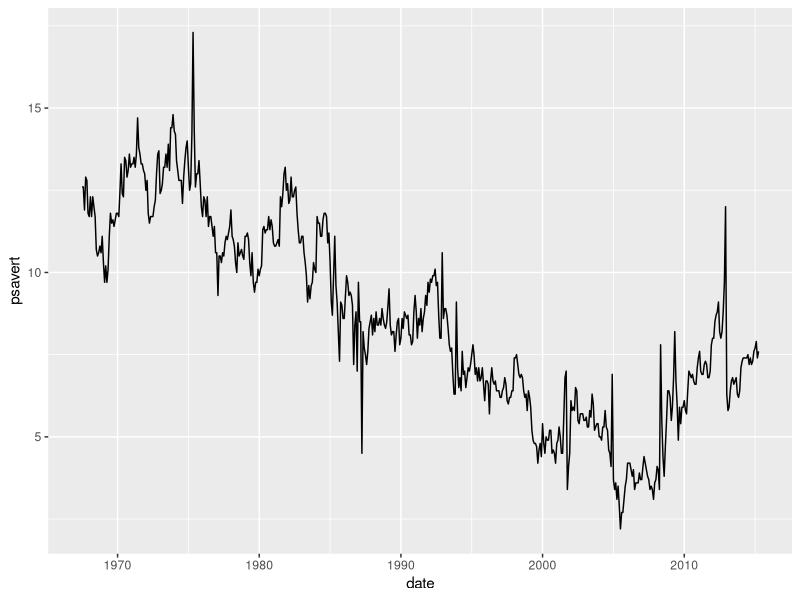
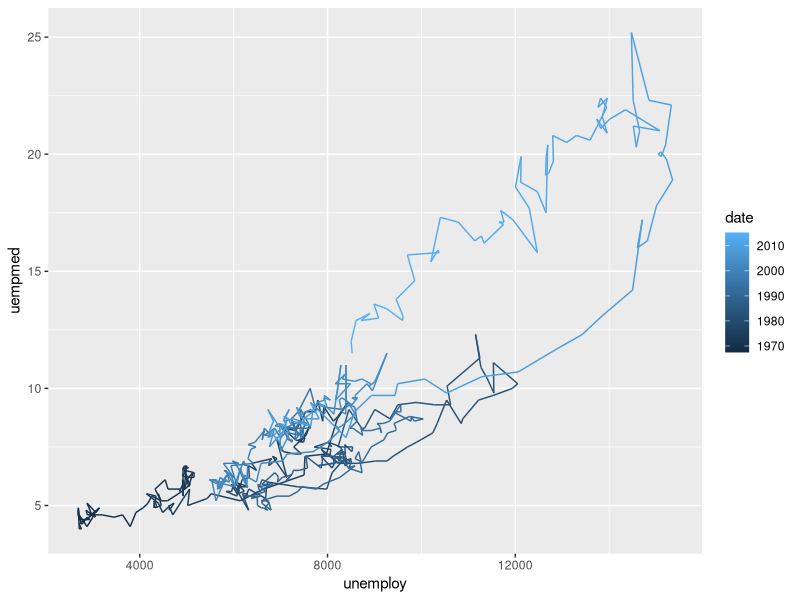
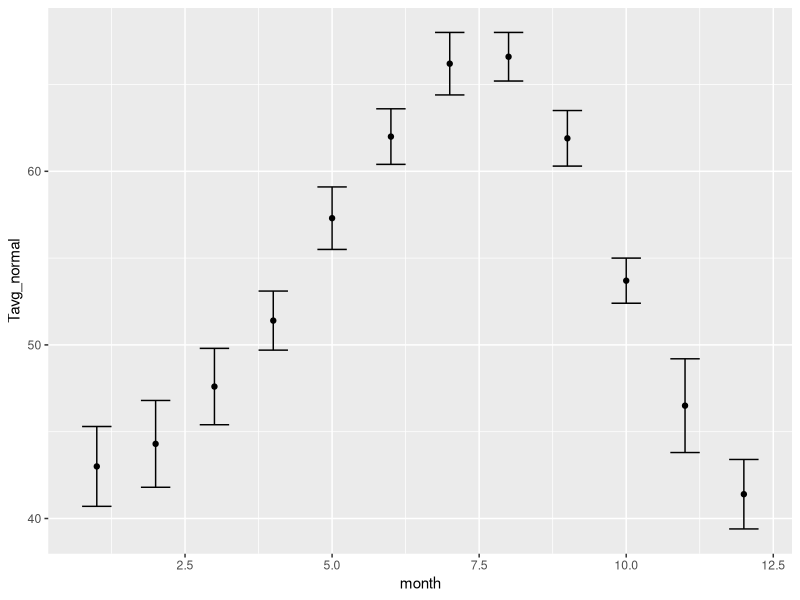
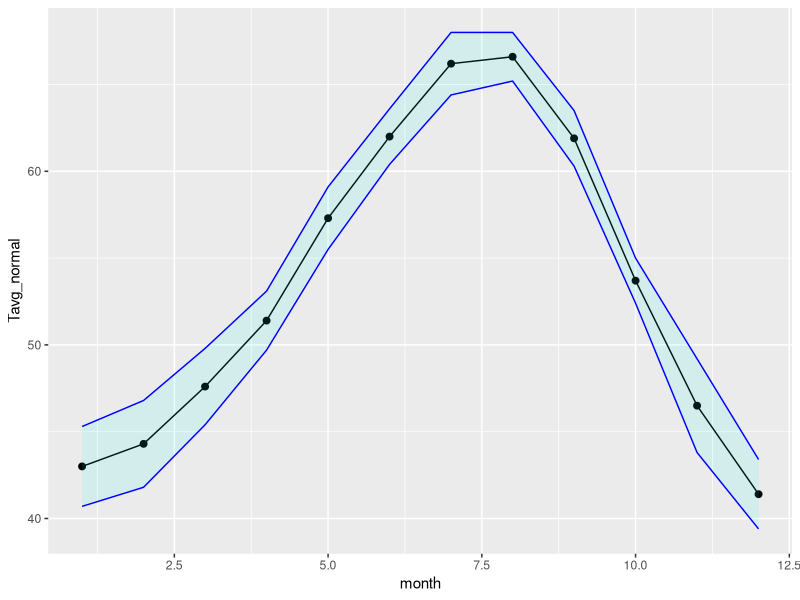
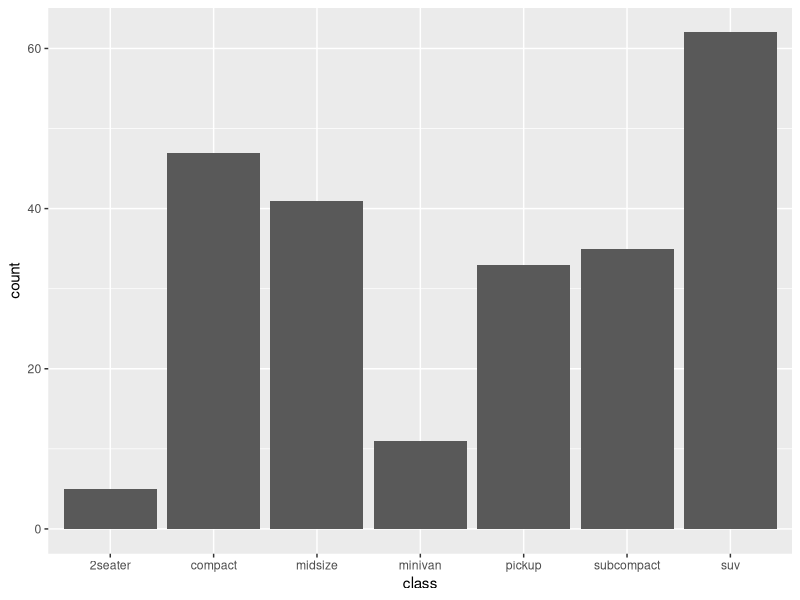
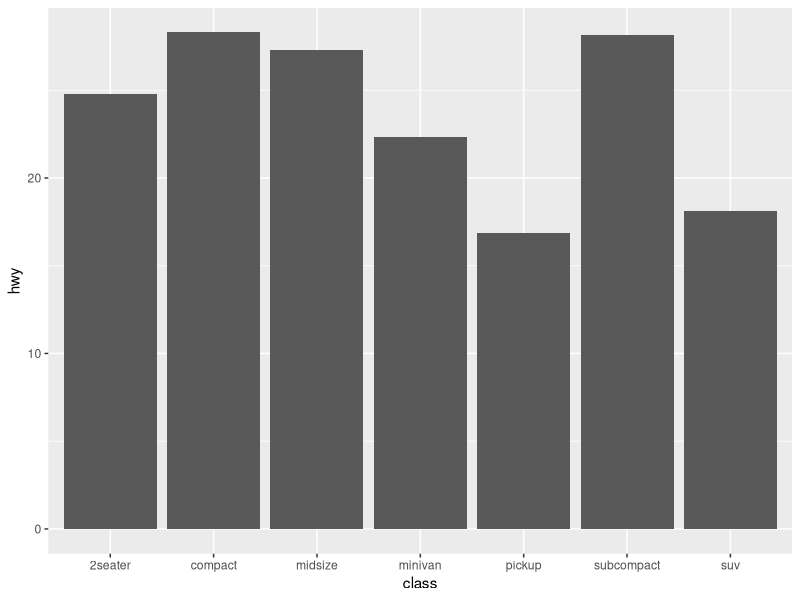
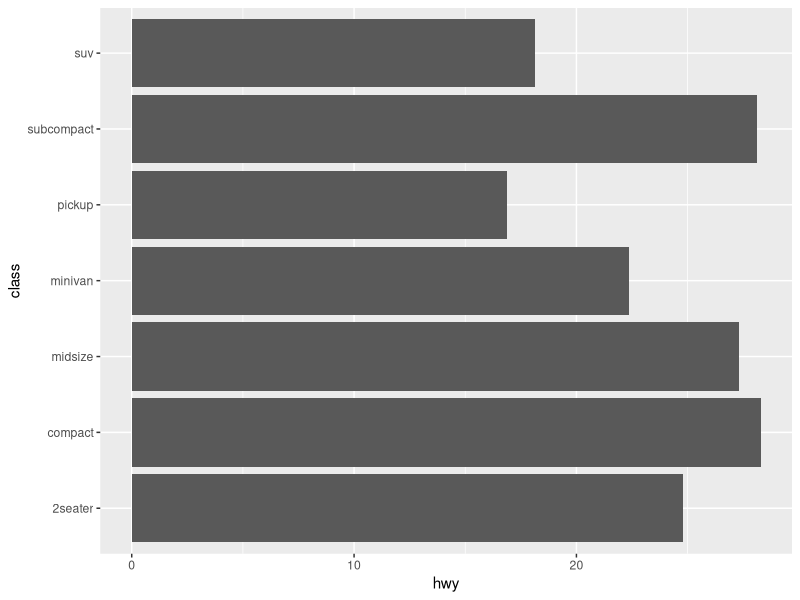
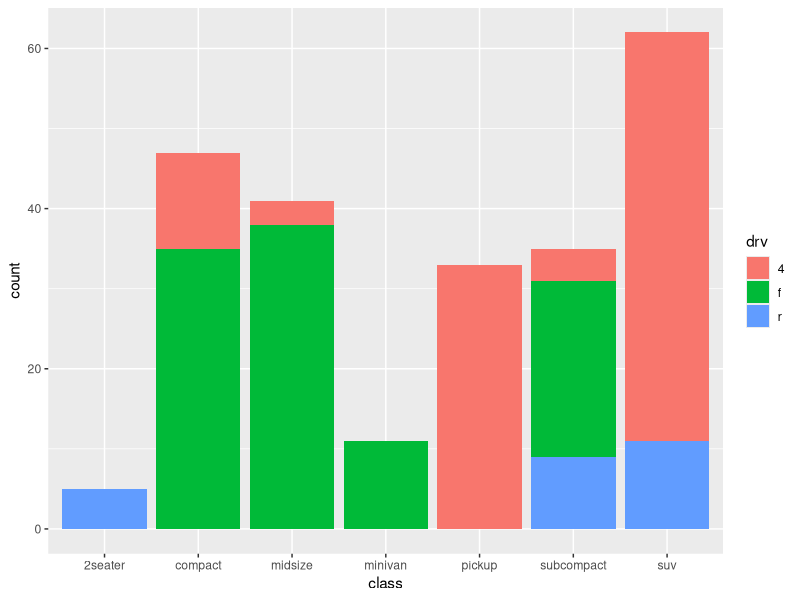

These figures' R source, in order:
## ---- chunk 1
knitr::opts_chunk$set(echo = TRUE)
## ---- chunk 2
library(readr)
library(dplyr)
library(ggplot2)
## ---- chunk 3
economics
## ---- chunk 4
ggplot(economics, aes(x=date, y=psavert)) + geom_line()
## ---- chunk 5
ggplot(economics) +
    geom_path(aes(x = unemploy, y = uempmed, color=date))
## ---- chunk 6
monthly_normal <- read_csv("data/monthly_normal.csv")
## ---- chunk 7
monthly_normal
## ---- chunk 8
ggplot(monthly_normal, aes(x=month, y=Tavg_normal)) +
  geom_point() +
  geom_errorbar(aes(
    ymin = Tavg_normal - Tavg_stddev, 
    ymax = Tavg_normal + Tavg_stddev
  ), width=0.5)
## ---- chunk 9
ggplot(monthly_normal, aes(x=month, y=Tavg_normal)) +
  geom_point(size=2) + geom_line() +
  geom_ribbon(aes(
    ymin = Tavg_normal - Tavg_stddev, 
    ymax = Tavg_normal + Tavg_stddev),
    alpha=0.1, color="blue", fill="cyan"
  )
## ---- chunk 10
ggplot(mpg, aes(x=class)) + geom_bar()
## ---- chunk 11
mpg_by_class <- mpg |> group_by(class) |> 
  summarize(hwy=mean(hwy), cty=mean(cty))

mpg_by_class
## ---- chunk 12
ggplot(mpg_by_class, aes(x=class, y=hwy)) + geom_col()
## ---- chunk 13
ggplot(mpg_by_class, aes(y=class, x=hwy)) + geom_col()
## ---- chunk 14
ggplot(mpg, aes(x=class)) + geom_bar(aes(fill=drv))
## ---- chunk 15
ggplot(mpg, aes(x=hwy)) + geom_histogram()
## ---- chunk 16
ggplot(mpg, aes(x=hwy)) + geom_histogram(binwidth=2.5, boundary=10)
## ---- chunk 17
ggplot(mpg, aes(x=hwy)) + 
  geom_histogram(aes(fill=drv), binwidth=2.5, boundary=10)
## ---- chunk 18
ggplot(mpg, aes(x=class, y=hwy)) + geom_boxplot()
## ---- chunk 19
ggplot(mpg, aes(x=class)) + 
  geom_boxplot(
    aes(y=hwy, color=drv), 
    position=position_dodge2(preserve="single")
  )
## ---- chunk 20
ggplot(mpg, aes(y=class, x=hwy)) + geom_boxplot()
## ---- chunk 21
dframe <- read_csv("data/polynomial_mul_gaussian.csv")
## ---- chunk 22
dframe
## ---- chunk 23
ggplot(dframe, aes(x=x, y=y, z=z)) + geom_contour_filled()
## ---- chunk 24
ggplot(dframe, aes(x=x, y=y, z=z)) + 
  geom_contour(aes(color=after_stat(level)))
## ---- chunk 25
ggplot(dframe, aes(x=x, y=y, z=z)) + 
  geom_contour(aes(color=after_stat(level)), binwidth=0.05)
## ---- chunk 26
ggplot(dframe, aes(x=x, y=y, fill=z)) + geom_tile()
## ---- chunk 27
ggplot(dframe, aes(x=x, y=y, fill=z)) + geom_raster()
## ---- chunk 28
ggplot(dframe, aes(x=x, y=y, fill=z)) + geom_raster(interpolate=TRUE)
## ---- chunk 29
ggplot(monthly_normal, aes(x=month, y=Tavg_normal)) +
  geom_hline(yintercept=53.5, linewidth=2, color="orange") + 
  geom_point() +
  geom_errorbar(aes(
    ymin = Tavg_normal - Tavg_stddev, 
    ymax = Tavg_normal + Tavg_stddev
  ), width=0.5)
## ---- chunk 30
ggplot(mpg_by_class, aes(y=class, x=hwy)) + 
  geom_col() +
  geom_vline(xintercept = mean(mpg$hwy), color="cyan", linewidth=2)
